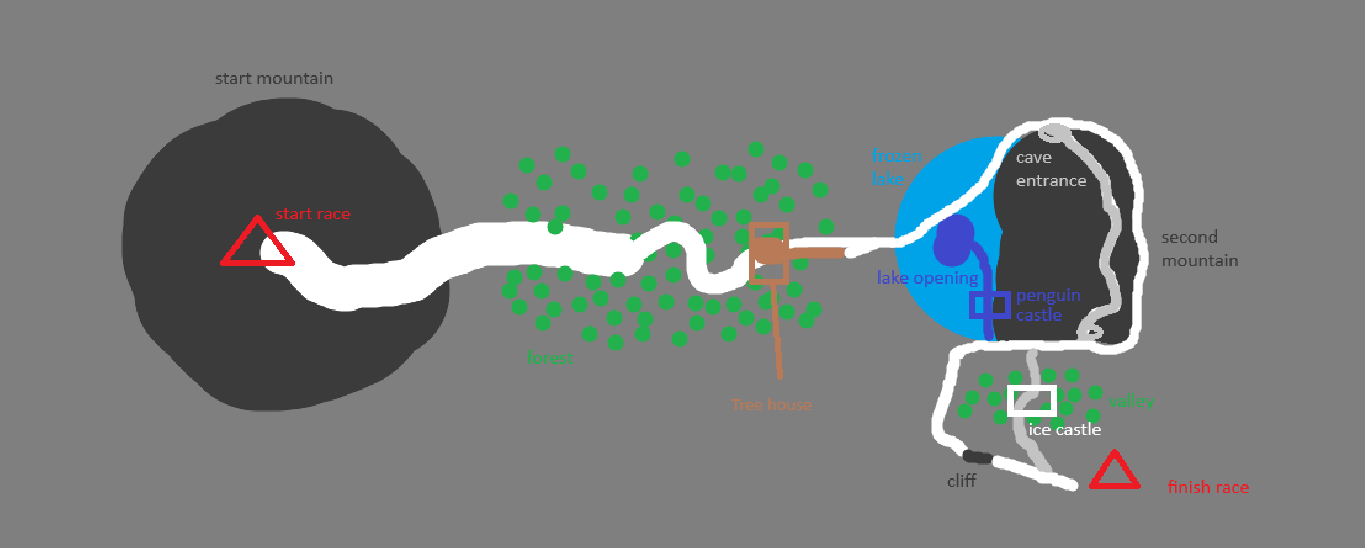
#> input picture slope-map.png, 1365 x 548 px
$ python extract_map.py
#> lines starting #> are read from the running program, lines starting #| are printed output that depends on the picture; after the words box and inside, x2 and y2 are one past the last pixel; in counts of white or black regions, pixels touching at a corner belong together
"""Read the director's hand-drawn map (`slope-map.png`) and emit the world's frame.

The drawing is a top-down plan in flat MS-Paint colours, so the layout is not a
matter of interpretation — it can be measured. This tool segments the image by
colour, thins the trail stroke to a centreline, fits the lake, lifts every forest
dot as its own tree, and writes the result as world coordinates.

Nothing here decides what the world LOOKS like. It decides where things ARE.

    python tools/extract_map.py            # writes shared/src/mapLayout.generated.ts
    python tools/extract_map.py --overlay  # + an overlay PNG proving the fit

Convention: the image is a plan view, so image x -> world X and image y -> world Z,
with the origin at the drawn start marker and the run heading broadly +X/+Z.
Elevation is NOT in the drawing; height still comes from the route's grade profile.
"""

from __future__ import annotations

import argparse
import json
import math
import sys
from collections import deque
from pathlib import Path

import numpy as np
from PIL import Image

REPO = Path(__file__).resolve().parent.parent
SRC = REPO / "slope-map.png"
OUT_TS = REPO / "shared" / "src" / "mapLayout.generated.ts"
OUT_JSON = REPO / "shared" / "src" / "mapLayout.generated.json"
OUT_OVERLAY = REPO / "docs" / "screens" / "map-frame-overlay.png"

# The drawing's palette, sampled straight out of the file (probe_map showed 405
# distinct colours, but 9 of them are 99.9% of the pixels — the rest is antialiasing).
PALETTE = {
    "background": (127, 127, 127),
    "mountain": (59, 59, 59),
    "trail": (255, 255, 255),
    "forest": (34, 177, 76),
    "lake": (0, 162, 232),
    "cave": (195, 195, 195),
    "penguin": (63, 72, 204),
    "treehouse": (185, 122, 87),
    "marker": (237, 28, 36),
}
COLOUR_TOL = 40  # L1 distance; wide enough for antialiased edges, tight enough to not bleed

# The total route length the sim already runs on. Keeping it fixed means the frame
# changes the world's SHAPE without retiming the run (see route.ts TOTAL_ROUTE_LENGTH).
TARGET_ROUTE_LENGTH = 920.0

TRAIL_STEP = 2.0  # world units between emitted centreline samples (index i == route i·step)
# Smoothing is a trade, and both sides are measured below: too little and the trail's
# curvature steps (a camera that snaps), too much and the drawn meander gets ironed
# out. 71 is the smallest window that clears CURVATURE_LIMIT — chosen against the
# numbers the tool prints, not by feel.
SMOOTH_WINDOW = 71  # pixels of moving average over the traced skeleton
SMOOTH_PASSES = 3   # box passes; see smooth_iterated — curvature, not position, sets this
CURVATURE_LIMIT = 0.01  # rad per unit², the bar slopePath.test.ts holds the trail to
TRAIL_LEAD_PX = 40  # how far along the drawn line the start heading is measured


# ---------------------------------------------------------------- masks & blobs


def load() -> np.ndarray:
    return np.asarray(Image.open(SRC).convert("RGB")).astype(np.int16)


def mask_for(img: np.ndarray, name: str) -> np.ndarray:
#> called with name = 'marker'
    target = np.array(PALETTE[name], dtype=np.int16)
    return np.abs(img - target).sum(axis=2) <= COLOUR_TOL
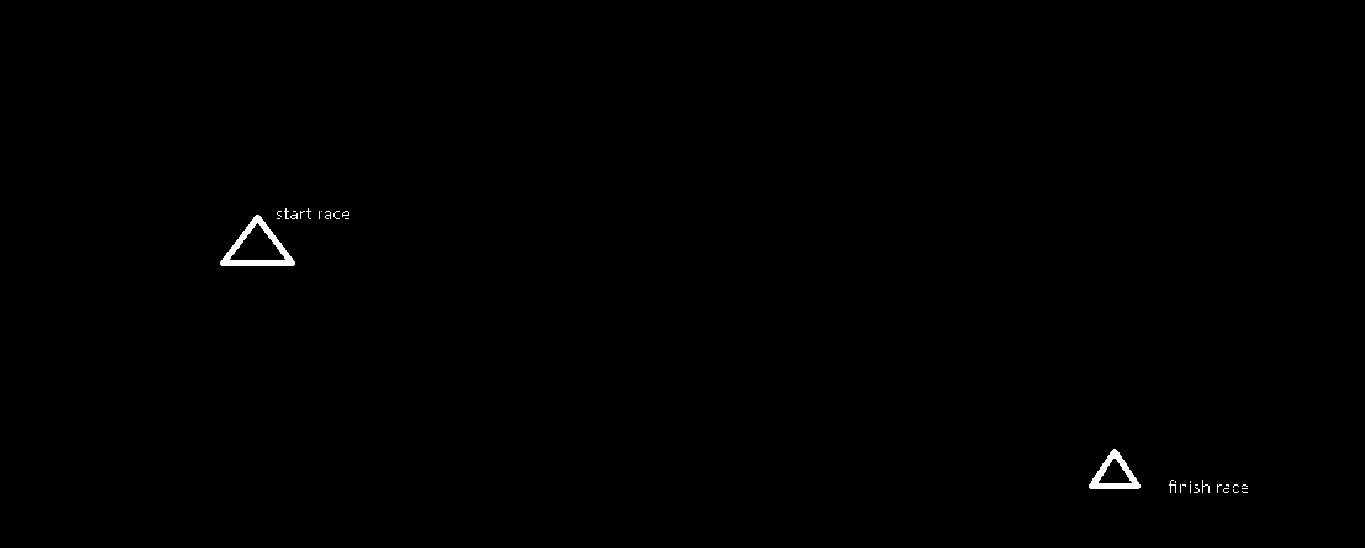
#> returned value: shape (548, 1365) bool; 0.3% white; 32 white regions (25 under 20 px), largest, box (x1, y1, x2, y2) and area: (220, 215, 295, 266) 1092, (1089, 449, 1141, 489) 770, (1202, 480, 1210, 493) 35


def components(mask: np.ndarray, min_area: int = 40) -> list[dict]:
    """4-connected blobs, largest first, each carrying its pixel mask."""
#> called with min_area = 200
    seen = np.zeros(mask.shape, dtype=bool)
#> seen: shape (548, 1365) bool; every value is 0
    out: list[dict] = []
    ys, xs = np.nonzero(mask)
#> ys = 2223 values from 208 to 492; xs = 2223 values, max 1247 at index 2026, min 220 at index 885, mean 641.2
    for y0, x0 in zip(ys, xs):
        if seen[y0, x0]:
            continue
        q = deque([(int(y0), int(x0))])
        seen[y0, x0] = True
        pix: list[tuple[int, int]] = []
        while q:
            y, x = q.popleft()
            pix.append((y, x))
            for dy, dx in ((1, 0), (-1, 0), (0, 1), (0, -1)):
                ny, nx = y + dy, x + dx
                if 0 <= ny < mask.shape[0] and 0 <= nx < mask.shape[1]:
                    if mask[ny, nx] and not seen[ny, nx]:
                        seen[ny, nx] = True
                        q.append((ny, nx))
        if len(pix) < min_area:
            continue
        p = np.array(pix)
        sub = np.zeros(mask.shape, dtype=bool)
        sub[p[:, 0], p[:, 1]] = True
        out.append({
            "area": len(pix),
            "x0": int(p[:, 1].min()), "x1": int(p[:, 1].max()),
            "y0": int(p[:, 0].min()), "y1": int(p[:, 0].max()),
            "cx": float(p[:, 1].mean()), "cy": float(p[:, 0].mean()),
            "mask": sub,
        })
#> this loop made 2223 passes
#> (y0, x0) on passes 1 to 3: (208, 285), (208, 286), (208, 308)
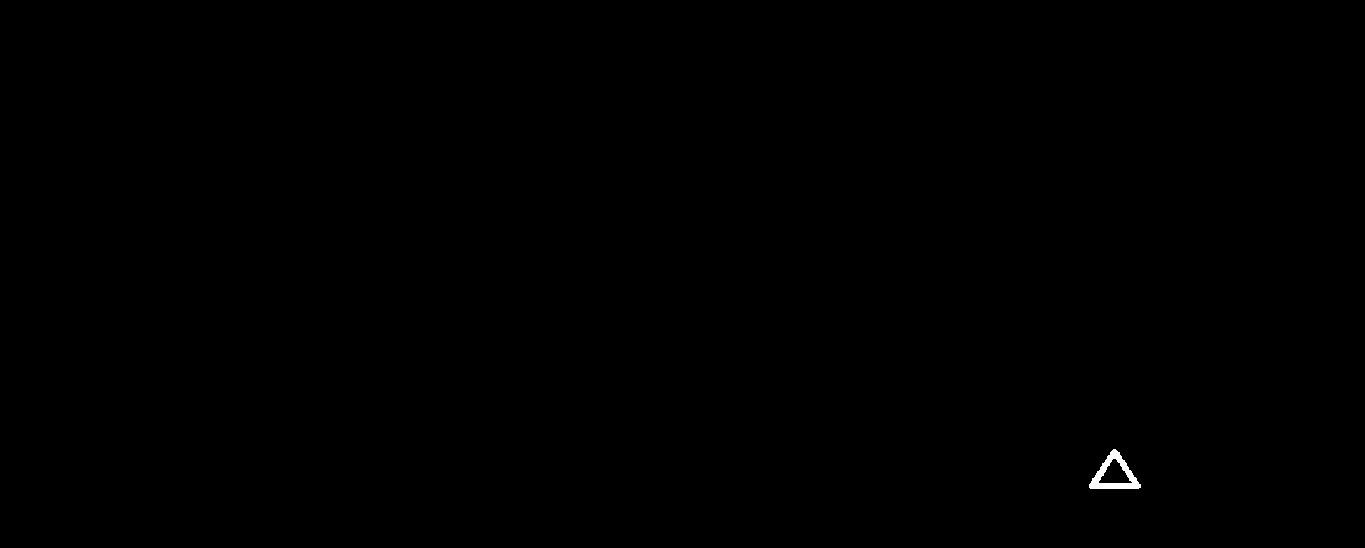
#> sub: shape (548, 1365) bool; 0.1% white; 1 white region, box (x1, y1, x2, y2) and area: (1089, 449, 1141, 489) 770
#> after the loop, out = 2 items
    out.sort(key=lambda c: -c["area"])
    return out


def erode(mask: np.ndarray, radius: int) -> np.ndarray:
    """Binary erosion by a square structuring element (no scipy in this repo)."""
#> called with radius = 3
    out = mask.copy()
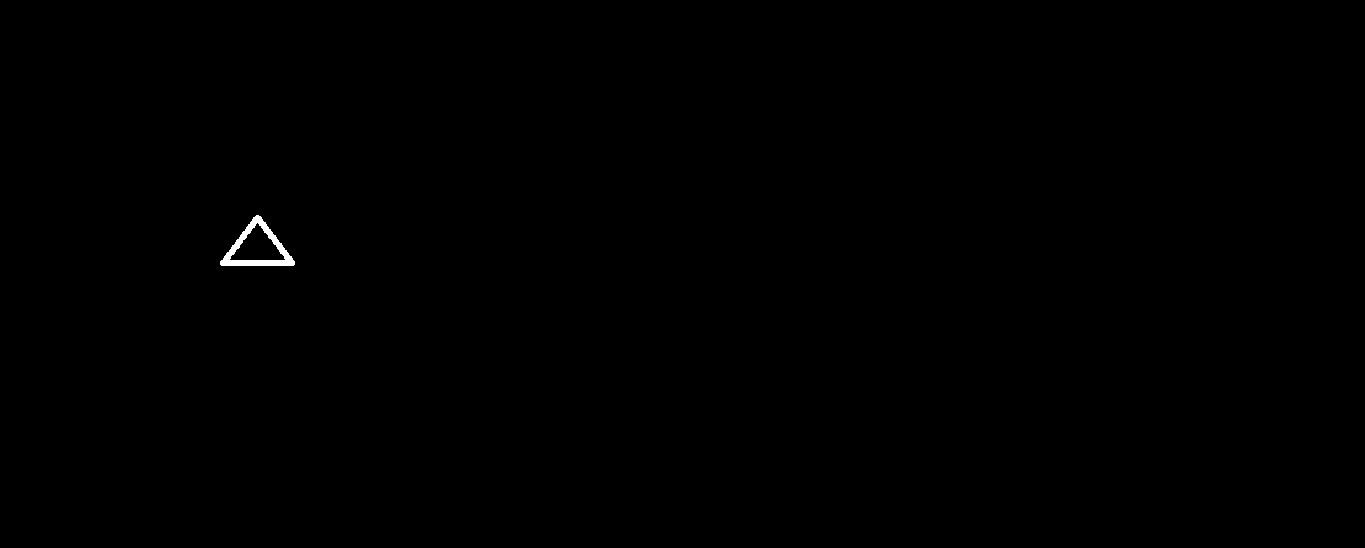
#> out: shape (548, 1365) bool; 0.15% white; 1 white region, box (x1, y1, x2, y2) and area: (220, 215, 295, 266) 1092
    for _ in range(radius):
        shifted = out.copy()
        for dy, dx in ((1, 0), (-1, 0), (0, 1), (0, -1)):
            shifted &= np.roll(out, (dy, dx), axis=(0, 1))
        out = shifted
#> this loop made 3 passes
#> pass 1, in erode, `out = shifted`:
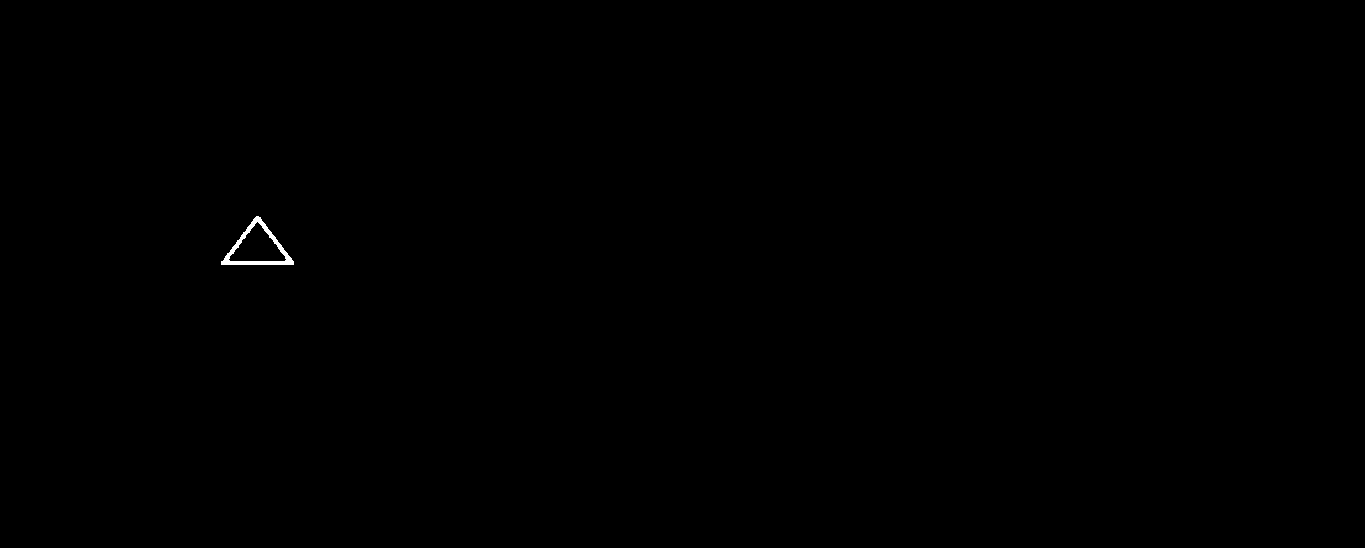
#> out: shape (548, 1365) bool; 0.1% white; 1 white region, box (x1, y1, x2, y2) and area: (221, 216, 294, 265) 764
#> pass 2, in erode, `out = shifted`:
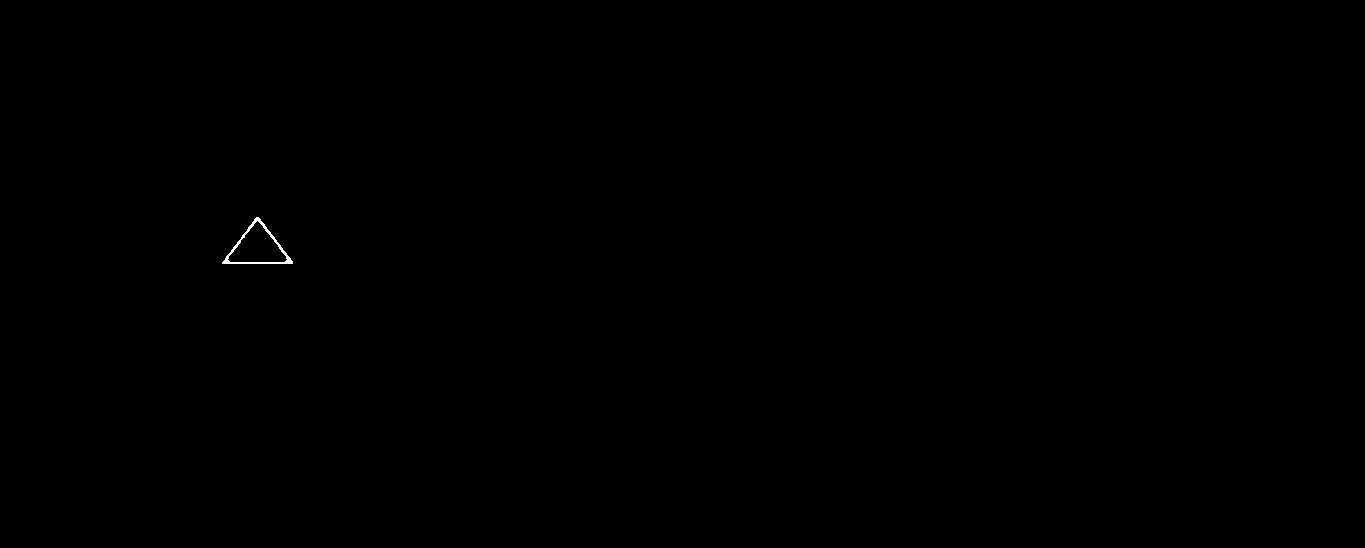
#> out: shape (548, 1365) bool; 0.06% white in thin lines or dots, all inside (x1, y1, x2, y2) = (222, 217, 293, 264)
    return out


def dilate(mask: np.ndarray, radius: int) -> np.ndarray:
    out = mask.copy()
    for _ in range(radius):
        grown = out.copy()
        for dy, dx in ((1, 0), (-1, 0), (0, 1), (0, -1)):
            grown |= np.roll(out, (dy, dx), axis=(0, 1))
        out = grown
    return out


def close(mask: np.ndarray, radius: int) -> np.ndarray:
    """Dilate then erode — bridges a notch without growing the mass overall.

    The start mountain needs this: the trail is painted across its eastern edge,
    which opens a 45px channel that a radial outline trace escapes through.
    """
    return erode(dilate(mask, radius), radius)


def holes_of(comp: dict, min_area: int = 80) -> list[dict]:
    """Background regions fully enclosed by the component, in image coordinates.

    A drawn box IS its hole: the treehouse and the penguin castle are rectangle
    outlines with pointer lines attached, so the enclosed void is a far cleaner
    read of where the landmark sits than the stroke's bounding box.
    """
    sub = comp["mask"]
    free = ~sub
    h, w = free.shape
    seen = np.zeros_like(free)
    q: deque = deque()
    for x in range(w):
        for y in (0, h - 1):
            if free[y, x] and not seen[y, x]:
                seen[y, x] = True
                q.append((y, x))
    for y in range(h):
        for x in (0, w - 1):
            if free[y, x] and not seen[y, x]:
                seen[y, x] = True
                q.append((y, x))
    while q:
        y, x = q.popleft()
        for dy, dx in ((1, 0), (-1, 0), (0, 1), (0, -1)):
            ny, nx = y + dy, x + dx
            if 0 <= ny < h and 0 <= nx < w and free[ny, nx] and not seen[ny, nx]:
                seen[ny, nx] = True
                q.append((ny, nx))
    return components(free & ~seen, min_area=min_area)


def boxed_landmark(mask: np.ndarray, pad: int = 4) -> dict | None:
    """The largest drawn rectangle in a colour layer, read from the void it encloses."""
    best: dict | None = None
    for comp in components(mask, 150):
        for hole in holes_of(comp):
            if best is None or hole["area"] > best["area"]:
                best = hole
    if best is None:
        return None
    return {
        "x0": best["x0"] - pad, "x1": best["x1"] + pad,
        "y0": best["y0"] - pad, "y1": best["y1"] + pad,
        "cx": best["cx"], "cy": best["cy"], "area": best["area"],
    }


def largest_hole(comp: dict) -> int:
    """Area of the biggest background region fully enclosed by this component.

    This is what separates a drawn rectangle OUTLINE (a landmark) from a word of
    text in the same colour: letters enclose holes of a dozen pixels, the ice
    castle encloses hundreds.
    """
    pad = 2
    sub = comp["mask"][comp["y0"] - pad if comp["y0"] >= pad else 0: comp["y1"] + pad + 1,
                       comp["x0"] - pad if comp["x0"] >= pad else 0: comp["x1"] + pad + 1]
    free = ~sub
    h, w = free.shape
    seen = np.zeros_like(free)
    q: deque = deque()
    for x in range(w):
        for y in (0, h - 1):
            if free[y, x] and not seen[y, x]:
                seen[y, x] = True
                q.append((y, x))
    for y in range(h):
        for x in (0, w - 1):
            if free[y, x] and not seen[y, x]:
                seen[y, x] = True
                q.append((y, x))
    while q:
        y, x = q.popleft()
        for dy, dx in ((1, 0), (-1, 0), (0, 1), (0, -1)):
            ny, nx = y + dy, x + dx
            if 0 <= ny < h and 0 <= nx < w and free[ny, nx] and not seen[ny, nx]:
                seen[ny, nx] = True
                q.append((ny, nx))
    enclosed = free & ~seen
    if not enclosed.any():
        return 0
    return max(c["area"] for c in components(enclosed, min_area=1))


def classify(comp: dict) -> str:
    """`solid` (a filled feature), `outline` (a drawn box), or `text` (a label)."""
    if erode(comp["mask"], 3).any():
#> (the rest of the program and of its run is left out)
